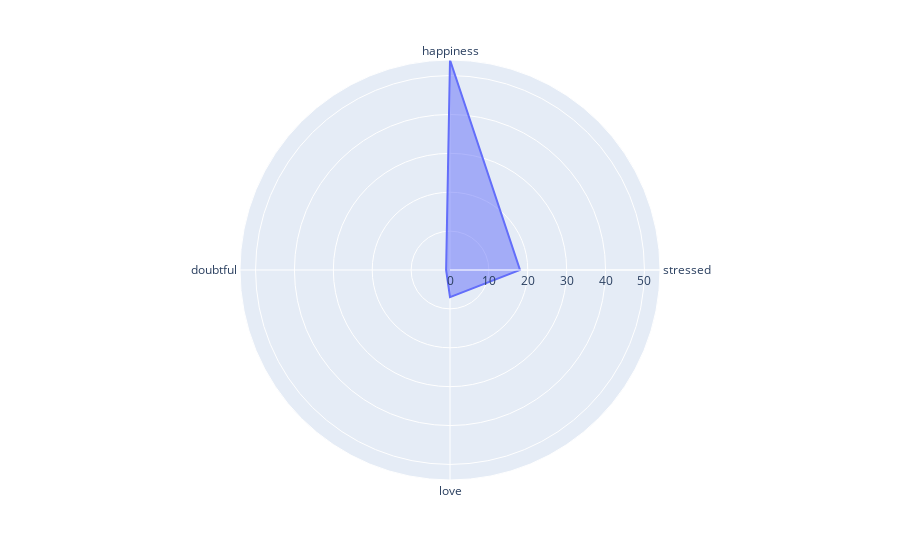

Notebook code cell kept with this figure:
### Code cell
fig = px.line_polar(
    month,
    r=month["max_emotion"].value_counts().values,
    theta=month["max_emotion"].value_counts().index,
    line_close=True,
)
fig.update_traces(fill='toself')
fig.show()

### Figure 1 — Plotly figure (JSON) as saved in the notebook; plotly's stock layout.template omitted (floating-point values rounded to 4 significant figures)
{"data": [{"fill": "toself", "hovertemplate": "r=%{r}<br>theta=%{theta}<extra></extra>", "legendgroup": "", "line": {"color": "#636efa", "dash": "solid"}, "marker": {"symbol": "circle"}, "mode": "lines", "name": "", "r": [54, 18, 7, 1, 54], "showlegend": false, "subplot": "polar", "theta": ["happiness", "stressed", "love", "doubtful", "happiness"], "type": "scatterpolar"}], "layout": {"legend": {"tracegroupgap": 0}, "margin": {"t": 60}, "polar": {"angularaxis": {"direction": "clockwise", "rotation": 90}, "domain": {"x": [0, 1], "y": [0, 1]}}}}
